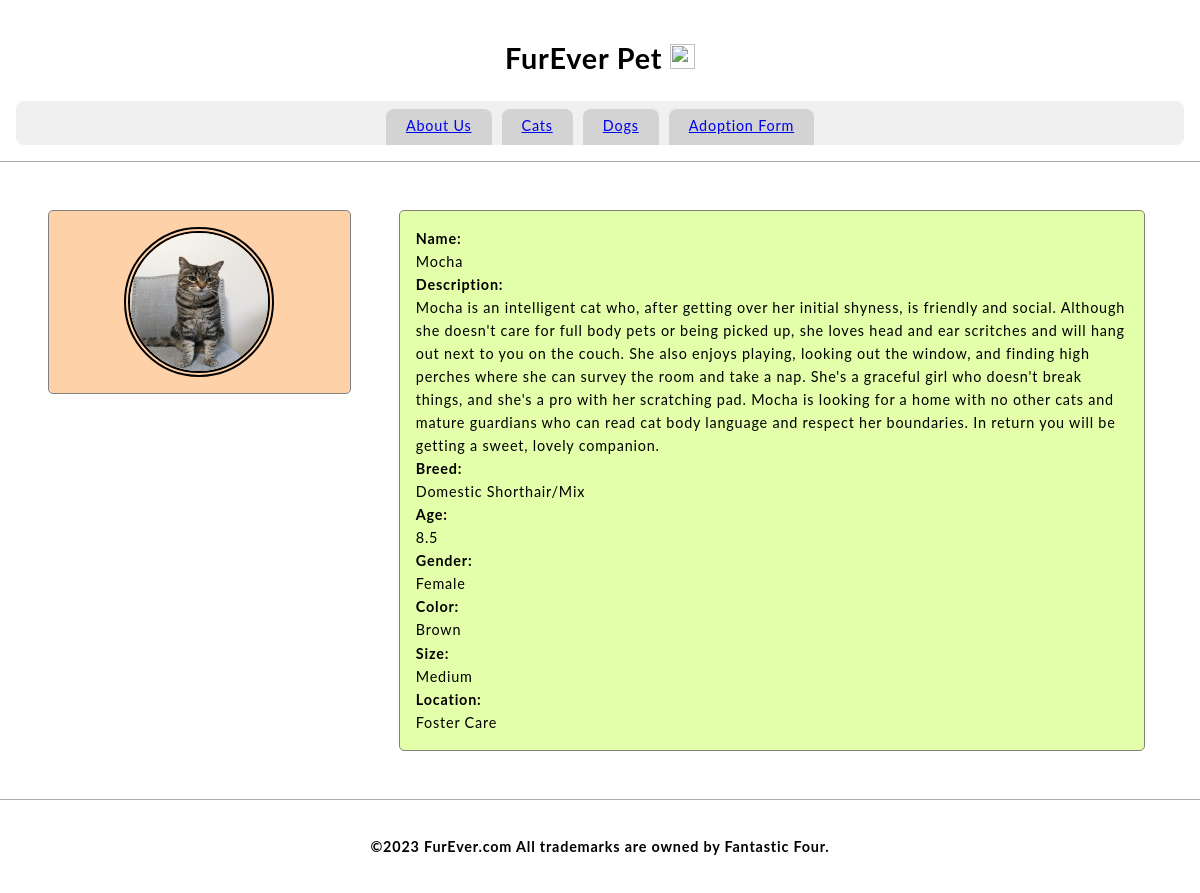
Page /cat_51289678 on the committed database.
### tables this page shows
CREATE TABLE Cat(id int, name varchar(45), description varchar(1000), breed varchar(20), age float, gender varchar(10),color varchar(10),size varchar(10), location varchar(10), primary key (id));

### Furever.py (the view)
@app.route('/cat_51289678')
def cat_512():
    c.execute("SELECT name, description, breed, age, gender, color, size, location FROM Cat")
    myresult = c.fetchall()[0]
    name, description, breed, age, gender, color, size, location = myresult
    return render_template('cat_51289678.html', name=name, description=description, breed=breed, age=age, gender=gender, color=color,size=size, location=location)

### prefix.py (called while the page is built)
    def __call__(self, environ, start_response):
        return self.app(environ, start_response)

### templates/cat_51289678.html (shortened to what this page needs)
<!DOCTYPE>
<html>
    <head>
        <link href="static/style.css" type="text/css" rel="stylesheet"/>
    </head>
    <body>
        <header>
            <h1 class="title">FurEver Pet <img src="static/logo.png" width=25px height=25px/></h1>
            <nav>
                <a class="nav-anchor" href="aboutus">About Us</a>
                <a class="nav-anchor" href="cats">Cats</a>
                <a class="nav-anchor" href="dogs">Dogs</a>
                <a class="nav-anchor" href="adoptionform">Adoption Form</a>
            </nav>
        </header>
        <main>
            <aside>
                <div class="aside-div">
                    <img src="51289678.jpg"/ width= 150px height = 150px>
                </div>
            </aside>
            <section>
                <article class="article-div">
                    <b>Name:</b>
                    <br>
                    {{name}}
                    <br>
                    <b>Description:</b>
                    <br>
                    {{description}}
                    <br>
                    <b>Breed:</b>
                    <br>
                    {{breed}}
                    <br>
                    <b>Age:</b>
                    <br>
                    {{age}}
                    <br>
                    <b>Gender:</b>
                    <br>
                    {{gender}}
                    <br>
                    <b>Color:</b>
                    <br>
                    {{color}}
                    <br>
                    <b>Size:</b>
                    <br>
                    {{size}}
                    <br>
                    <b>Location:</b>
                    <br>
                    {{location}}
                    <br>
                </article>
            </section>
        </main>
        <footer>
            <h4 class="title">©2023 FurEver.com All trademarks are owned by Fantastic Four.</h4>
        </footer>
    </body>
</html>

### static/style.css (style rules this page uses)
* { box-sizing: border-box; }
body { height: 100vh; width: 100vw; display: flex; flex-direction: column; font-family: 'Lato', sans-serif; margin: 0; font-size: 0.9rem; line-height: 1.6; letter-spacing: 0.05rem; }
header { justify-content: center; background-color: #C2CADO; padding: 1rem; }
.title { text-align: center; background-color: white; }
nav { background-color: #F0F0F0; display: flex; justify-content: center; border-radius: 0.5rem; padding-top: 0.5rem; }
nav a { cursor:pointer; background-color:lightgray; margin: 0 5px; padding:5px 20px; border-bottom: 0.2rem solid lightgray; border-top-left-radius: 0.5rem; border-top-right-radius: 0.5rem; }
main { padding: 1rem; background-color: white; overflow-y: auto; display: flex; #flex-direction: column; justify-content: center; align-items: start; border-top:solid 1px darkgray; border-bottom:solid 1px darkgray; }
aside { width: 30vw; display: flex; flex-direction: column; justify-content: space-evenly; padding: 1rem; }
.aside-div { background-color: #FFD1A9; min-height: 150px; margin: 1rem; width: 95%; overflow-y: auto; padding:1rem; border-radius:5px; border:1px solid gray; display: flex; justify-content: center; align-items: center; }
.aside-div img { border-radius: 75px; border: 6px double; }
section { width: 70vw; display: flex; flex-direction: column; justify-content: space-evenly; padding: 1rem; }
.article-div { background-color: #E4FFA9; min-height: 150px; margin: 1rem; width: 95%; overflow-y: auto; padding:1rem; border-radius:5px; border:1px solid gray; }
footer { #position: fixed; #bottom: 0; background-color: white; justify-content: center; padding: 1rem; width: 100%; }

### rows in the picture
Cat: name "Mocha", description "Mocha is an intelligent cat who, after getting over her initial shyness, is friendly and social. Although she doesn't care for full body pets or being picked up, she loves head and ear scritches and will hang out next to you on the couch. She also enjoys playing, looking out the window, and finding high perches where she can survey the room and take a nap. She's a graceful girl who doesn't break things, and she's a pro with her scratching pad. Mocha is looking for a home with no other cats and mature guardians who can read cat body language and respect her boundaries. In return you will be getting a sweet, lovely companion.", breed "Domestic Shorthair/Mix", age "8.5", gender "Female", color "Brown", size "Medium", location "Foster Care"
